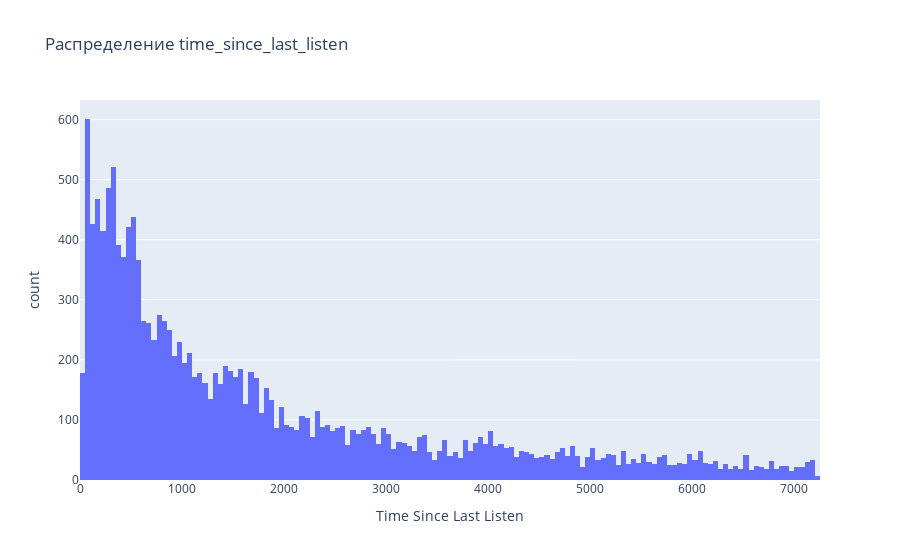

Source (notebook cell):
### Markdown cell above
#### is_organic

### Code cell
import polars as pl

# Загружаем обе таблицы в ленивом режиме
train = pl.scan_parquet("../data/train_df_preprocessed.parquet").filter(pl.col("is_organic") == 1)
test  = pl.scan_parquet("../data/test_df_preprocessed.parquet").filter(pl.col("is_organic") == 0)

# --- 1. Находим последний timestamp пары uid-item_id в train ---
last_train = (
    train
    .group_by(["uid", "item_id"])
    .agg(pl.col("timestamp").max().alias("last_train_ts"))
)

# --- 2. Находим первый timestamp этой пары в test ---
first_test = (
    test
    .group_by(["uid", "item_id"])
    .agg(pl.col("timestamp").min().alias("first_test_ts"))
)

# --- 3. Соединяем и считаем разницу во времени ---
diff = (
    first_test
    .join(last_train, on=["uid", "item_id"], how="left")
    .with_columns(
        (pl.col("first_test_ts") - pl.col("last_train_ts"))
        .alias("time_since_last_listen")
    )
)

tmp = diff.collect().to_pandas()
    
tmp["time_since_last_listen"] = tmp["time_since_last_listen"]/60/60


import plotly.express as px

fig = px.histogram(
    tmp,
    x="time_since_last_listen",
    # nbins=1,  # количество корзин, можно увеличить/уменьшить
    title="Распределение time_since_last_listen",
    labels={"time_since_last_listen": "Time Since Last Listen"}
)

fig.show()

### Figure 1 — Plotly figure (JSON) as saved in the notebook; plotly's stock layout.template omitted (floating-point values rounded to 4 significant figures; data arrays with more than 128 entries replaced by an {"elided": "..."} marker saying what was removed)
{"data": [{"bingroup": "x", "hovertemplate": "Time Since Last Listen=%{x}<br>count=%{y}<extra></extra>", "legendgroup": "", "marker": {"color": "#636efa", "pattern": {"shape": ""}}, "name": "", "orientation": "v", "showlegend": false, "type": "histogram", "x": {"elided": "107217 float values"}, "xaxis": "x", "yaxis": "y"}], "layout": {"barmode": "relative", "legend": {"tracegroupgap": 0}, "title": {"text": "Распределение time_since_last_listen"}, "xaxis": {"anchor": "y", "domain": [0, 1], "title": {"text": "Time Since Last Listen"}}, "yaxis": {"anchor": "x", "domain": [0, 1], "title": {"text": "count"}}}}
